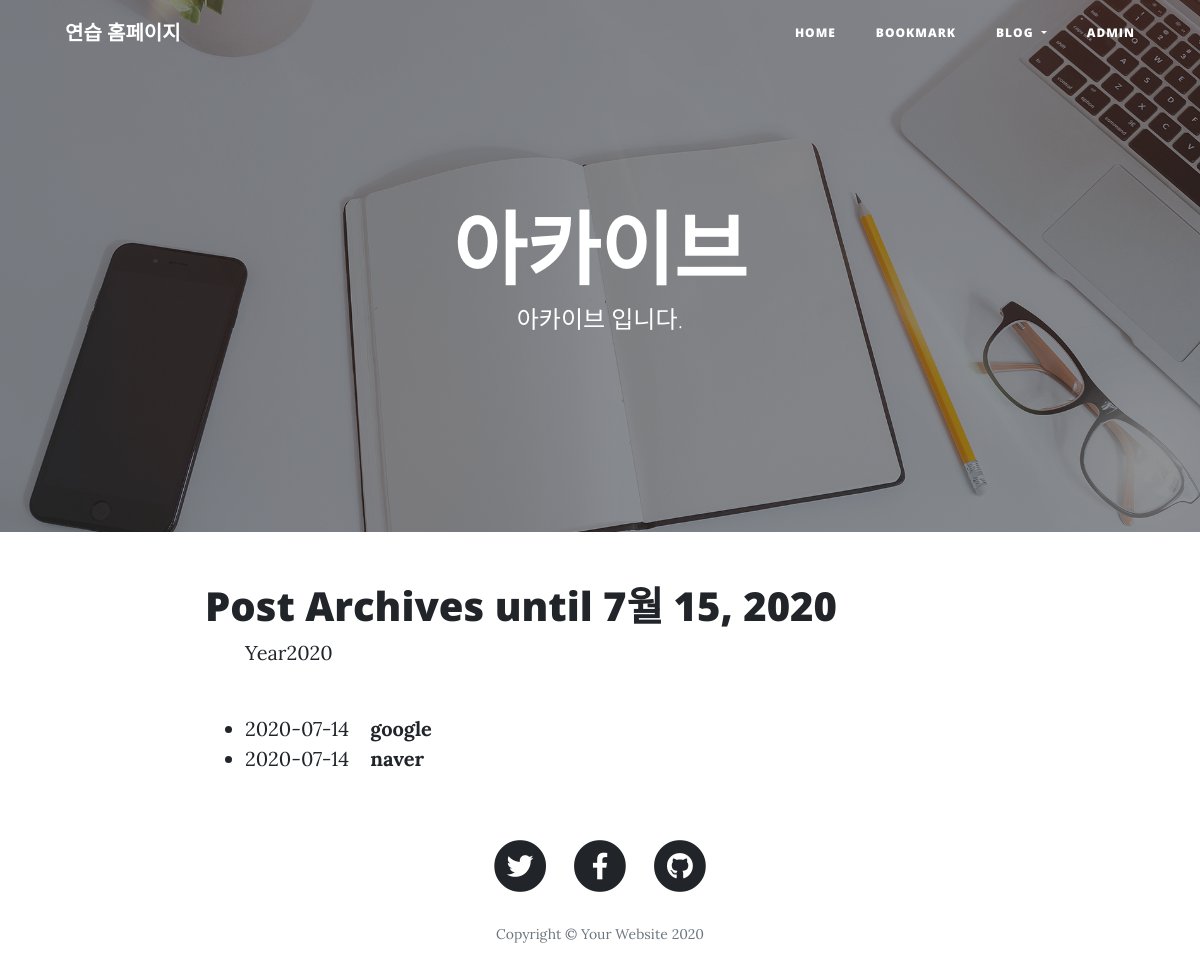
/blog/archive/, run on an earlier commit of the app's database.
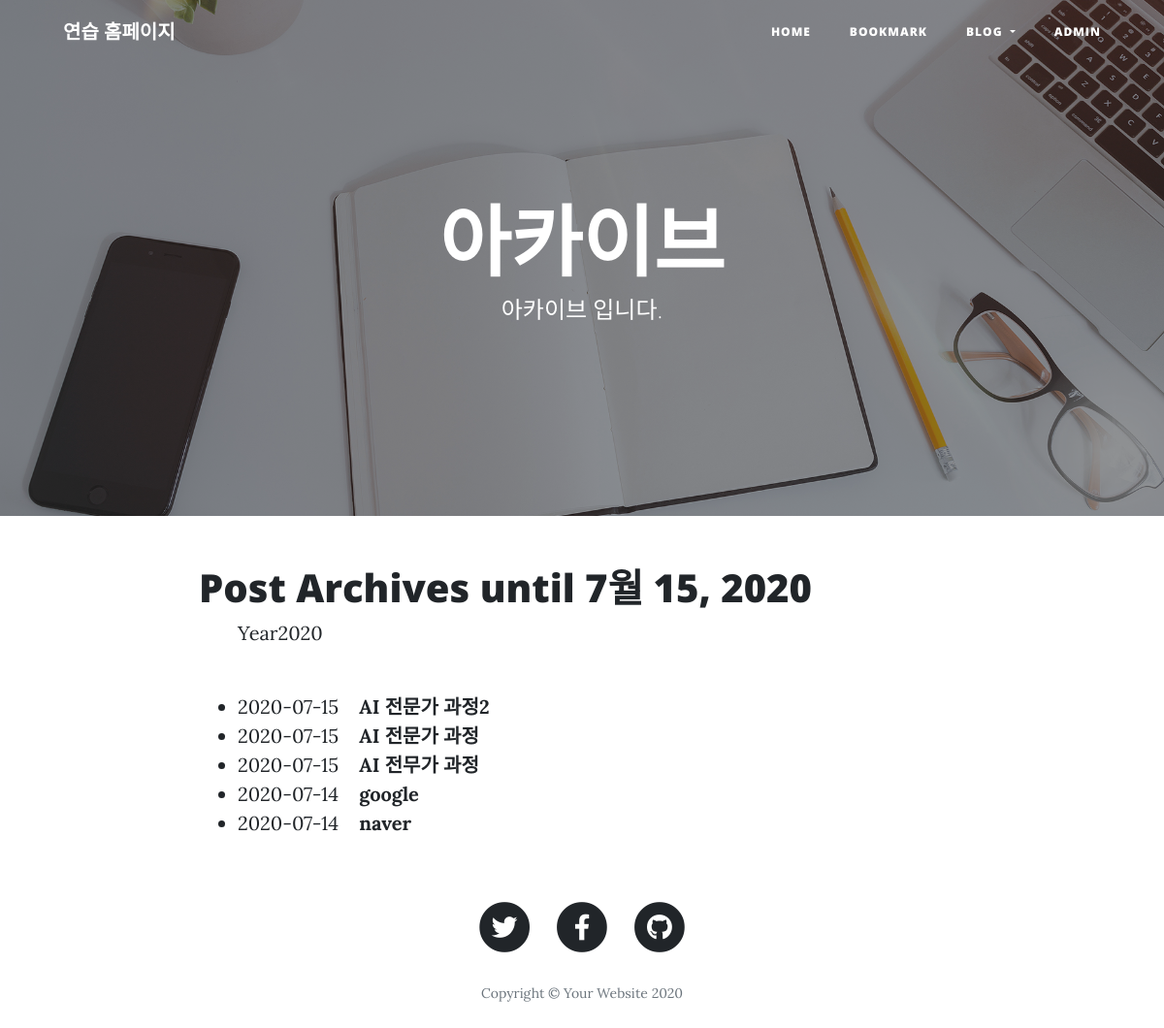
And on a later commit of the database.
### blog/models.py (models this page shows, shortened)
class Post(models.Model):
    title = models.CharField(verbose_name='TITLE', max_length=50)
    slug = models.SlugField('SLUG', unique=True, allow_unicode=True, help_text='one word for title for title alias.')
    description = models.CharField('DESCRIPTION', max_length=100, blank=True, help_text='simple description text.')
    content = models.TextField('CONTENT')
    create_dt = models.DateTimeField('CREATE DATE', auto_now_add=True)
    modify_dt = models.DateTimeField('MODIFY DATE', auto_now=True)
    class Meta:
        verbose_name = 'post'
        verbose_name_plural = 'posts'
        db_table = 'blog_posts'
        ordering = ('-modify_dt',)
    def get_absolute_url(self):
        return reverse('blog:post_detail', args=(self.slug,))

### blog/views.py (the view)
# urls.py: path('archive/', views.PostAV.as_view(), name='post_archive'),
class PostAV(ArchiveIndexView):
    model = Post
    date_field = 'modify_dt'

### blog/templates/blog/post_archive.html (shortened to what this page needs)
{% extends 'base.html' %}
{% load static %}
{% block header %}
<header class="masthead" style="background-image: url({% static 'img/home-bg.jpg' %})">
    <div class="overlay"></div>
    <div class="container">
      <div class="row">
        <div class="col-lg-8 col-md-10 mx-auto">
          <div class="site-heading">
            <h1> 아카이브 </h1>
            <span class="subheading"> 아카이브 입니다.</span>
          </div>
        </div>
      </div>
    </div>
  </header>
{% endblock %}
{% block content %}
<div id="content">
    <div class="row">
      <div class="col-lg-8 col-md-10 mx-auto">
        <h1>Post Archives until {% now "N d, Y" %}</h1>
        <ul>
            {% for date in date_list %}
            <li style="display: inline;">
                <a href="{% url 'blog:post_year_archive' date|date:'y' %}">Year{{date|date:"Y" }}</a>
            </li>
            {% endfor %}
        </ul>
        <br>
        <div>
            <ul>
                {% for post in object_list %}
                <li>{{ post.modify_dt|date:"Y-m-d" }}&nbsp;&nbsp;&nbsp;
                    <a href="{{ post.get_absolute_url  }}"><strong>{{ post.title }}</strong></a>
                </li>
                {% endfor %}
            </ul>
        </div>
      </div>
    </div>
</div>
{% endblock %}

### templates/base.html (shortened to what this page needs)
<!DOCTYPE html>
{% load static %}
<html lang="en">
<head>
  <link href="{% static 'vendor/bootstrap/css/bootstrap.min.css' %}" rel="stylesheet">
  <link href="{% static 'vendor/fontawesome-free/css/all.min.css' %}" rel="stylesheet" type="text/css">
  <link href="{% static 'css/clean-blog.min.css' %}" rel="stylesheet">
</head>
<body>
  <nav class="navbar navbar-expand-lg navbar-light fixed-top" id="mainNav">
    <div class="container">
      <a class="navbar-brand" href={% url 'home' %}>연습 홈페이지</a>
      <div class="collapse navbar-collapse" id="navbarResponsive">
        <ul class="navbar-nav ml-auto">
          <li class="nav-item">
            <a class="nav-link" href= {% url 'home' %}>Home</a>
          </li>
          <li class="nav-item">
            <a class="nav-link" href= {% url 'bookmark:index' %}>Bookmark</a>
          </li>
          <li class="nav-item dropdown">
            <a class="nav-link dropdown-toggle" href= "#" id="navbarDropdown" role="button" data-toggle="dropdown" aria-haspopup="true" aria-expanded="false">
              Blog
            </a>
          </li>
          <li class="nav-item">
            <a class="nav-link" href= {% url 'admin:index' %}>Admin</a>
          </li>
        </ul>
      </div>
    </div>
  </nav>
{% block header %}
{% endblock %}
{% block content %}
{% endblock %}
  <footer>
    <div class="container">
      <div class="row">
        <div class="col-lg-8 col-md-10 mx-auto">
          <ul class="list-inline text-center">
            <li class="list-inline-item">
              <a href="#">
                <span class="fa-stack fa-lg">
                  <i class="fas fa-circle fa-stack-2x"></i>
                  <i class="fab fa-twitter fa-stack-1x fa-inverse"></i>
                </span>
              </a>
            </li>
            <li class="list-inline-item">
              <a href="#">
                <span class="fa-stack fa-lg">
                  <i class="fas fa-circle fa-stack-2x"></i>
                  <i class="fab fa-facebook-f fa-stack-1x fa-inverse"></i>
                </span>
              </a>
            </li>
            <li class="list-inline-item">
              <a href="#">
                <span class="fa-stack fa-lg">
                  <i class="fas fa-circle fa-stack-2x"></i>
                  <i class="fab fa-github fa-stack-1x fa-inverse"></i>
                </span>
              </a>
            </li>
          </ul>
          <p class="copyright text-muted">Copyright &copy; Your Website 2020</p>
        </div>
      </div>
    </div>
  </footer>
</body>
</html>

What changed in the data, as far as the page shows it:
added Post: modify_dt "2020-07-15", title "AI 전문가 과정2"
added Post: modify_dt "2020-07-15", title "AI 전문가 과정"
added Post: modify_dt "2020-07-15", title "AI 전무가 과정"
